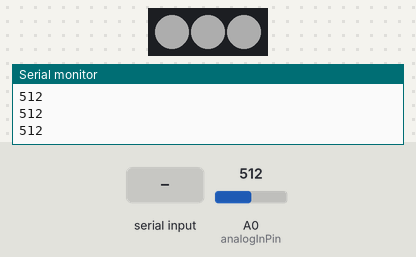
The sketch below on a simulated Arduino Uno, built with avr-gcc and run on an emulated ATmega328P. Parts: 3 RGB LEDs in strip order, left to right, the last lines printed to the serial monitor. The inputs (shaded band) are chosen by the test bench; at power-on: A0 (analogInPin) = 512. Dim RGB values are drawn brighter than linear.

Above: at 1.2 s.
1.3 s: "<g>" received over Serial
At 2.5 s:
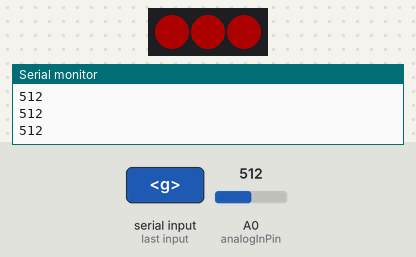
2.8 s: A0 (analogInPin) set to 12
At 3.4 s:
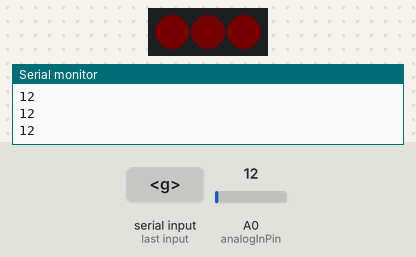
4.4 s: A0 (analogInPin) set to 9
At 5.4 s:
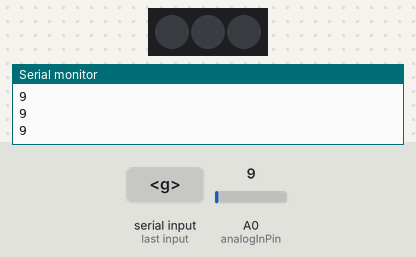
6.0 s: A0 (analogInPin) set to 122
At 7.2 s:
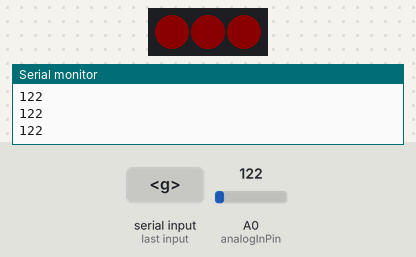
7.6 s: "<r>" received over Serial
At 8.8 s:
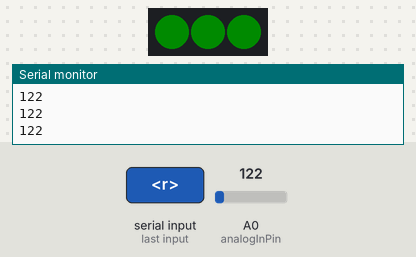
9.1 s: "<o>" received over Serial
At 9.6 s:
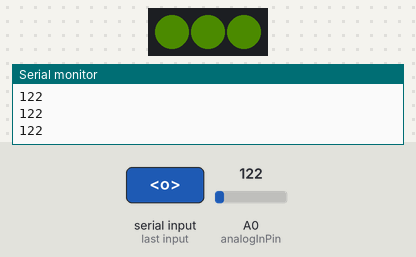
Timing chart, 0 to 11.6 s (numbered marks = the images above; inputs shaded):
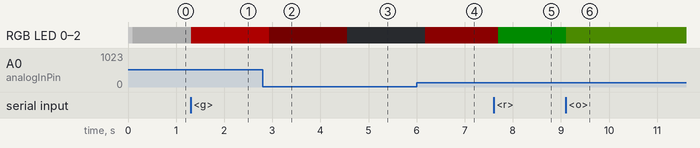

Measured:
- the behaviour switches between 11 and 10 on A0 (analogInPin) (found by bisection; images 2 and 3)
- after the input at 1.3 s, RGB LED 0–2: RGB(50, 50, 50) → RGB(50, 0, 0) at once
- after the input at 2.8 s, RGB LED 0–2: RGB(50, 0, 0) → RGB(1, 0, 0) after 0.14 s
- after the input at 4.4 s, RGB LED 0–2: RGB(1, 0, 0) → off after 0.16 s
- after the input at 6.0 s, RGB LED 0–2: off → RGB(11, 0, 0) after 0.17 s
- after the input at 7.6 s, RGB LED 0–2: RGB(11, 0, 0) → RGB(0, 11, 0) after 0.09 s
- after the input at 9.1 s, RGB LED 0–2: RGB(0, 11, 0) → RGB(6, 11, 0) at once

The sketch:

arduino.ino
```cpp
#include <Adafruit_NeoPixel.h>

// Serial I/O based on example http://forum.arduino.cc/index.php?topic=396450

// Serial communication
const byte numChars = 32;
char receivedChars[numChars];
char tempChars[numChars];
char messageFromPC[numChars] = {0};
boolean newData = false;
char redText[numChars] = {'r','e','d', '\0'};

//set the leds
const byte numLeds = 3;
const byte brightness = 100;
Adafruit_NeoPixel leds = Adafruit_NeoPixel(numLeds, 7);


const int analogInPin = A0; // Analog input pin that the potentiometer is attached to

int sensorValue = 0; // value read from the pot
int outputValue = 0;

long lastFakeReport = 0;

enum
{
  MsgAcknowledge, // 0
  MsgError,       // 1
  MsgMove,        // 2
  MsgMoveResult,  // 3
  MsgPosition,    // 4
};


void setup()
{
  Serial.begin(115200);

  leds.begin();
  leds.setBrightness(brightness);
  leds.show();

  pinMode(analogInPin, INPUT);

  //report(MsgAcknowledge, "Ready");
}

void loop()
{
  // Process serial communucation
  recvWithStartEndMarkers();

  // If we received a command, process it
  if (newData == true)
  {
    strcpy(tempChars, receivedChars);
    parseData();

    // Debug: print parsed command to serial
    //showParsedData();
    newData = false;
  }

  // read the value of the potentiometer:
  sensorValue = analogRead(analogInPin);
  // map it to the range of the analog out:
  outputValue = map(sensorValue, 0, 1023, 0, 100);

  //check the text and give different colors
  for (int i = 0; i < numLeds; i++)
  {
    switch(messageFromPC[0]) //it takes the first letter and set's the leds color
    {
       case 'g': //green
        leds.setPixelColor(i, 255, 0, 0);
        break;
      case 'r': //red
        leds.setPixelColor(i, 0, 255, 0);
        break;
      case 'b':
        if(messageFromPC[2] == 'u') //we check if the third letter is 'u' for blue
        leds.setPixelColor(i, 0, 0, 255);
        else if(messageFromPC[2] == 'o') //brown
        leds.setPixelColor(i, 69, 139, 19);
        break;
      case 'y': //yellow
        leds.setPixelColor(i, 255,255,0);
        break;
      case 'c': //cyan
        leds.setPixelColor(i, 128,0,128);
        break;
      case 'p':
        if(messageFromPC[2] == 'r') //purple
        leds.setPixelColor(i, 0,128,128);
        else if(messageFromPC[2] == 'n') //pink
        leds.setPixelColor(i, 105, 255, 180);
        break;
      case 'o': //orange
        leds.setPixelColor(i, 140,255,0);
        break;
      default: // if none of the above, set the color to white
        leds.setPixelColor(i, 255,255,255);
        break;
    }
     leds.show();

  }
  leds.setBrightness(outputValue);
  // print the results to the Serial Monitor:
  //Serial.print("msg = ");
  //Serial.println(messageFromPC);
  //Serial.print("sensor = ");
  Serial.println(sensorValue);


 //We changed the loop from 1 second to 100 milliseconds
  delay(100);
}

void recvWithStartEndMarkers()
{
  static boolean recvInProgress = false;
  static byte ndx = 0;
  char startMarker = '<';
  char endMarker = '>';
  char rc;

  while (Serial.available() > 0 && newData == false)
  {
    rc = Serial.read();

    if (recvInProgress == true)
    {
      if (rc != endMarker)
      {
        receivedChars[ndx] = rc;
        ndx++;
        if (ndx >= numChars)
        {
          ndx = numChars - 1;
        }
      }
      else
      {
        receivedChars[ndx] = '\0'; // terminate the string
        recvInProgress = false;
        ndx = 0;
        newData = true;
        Serial.println(receivedChars);
      }
    }

    else if (rc == startMarker)
    {
      recvInProgress = true;
    }
  }
}

void parseData()
{                   // split the data into its parts
  char *strtokIndx; // this is used by strtok() as an index

  strtokIndx = strtok(tempChars, ","); // get the first part - the string
  strcpy(messageFromPC, strtokIndx);   // copy it to messageFromPC

  strtokIndx = strtok(NULL, ",");   // this continues where the previous call left off
  //integerFromPC = atoi(strtokIndx); // convert this part to an integer
}

void showParsedData()
{
  Serial.print("Message ");
  Serial.println(messageFromPC);
}
```
